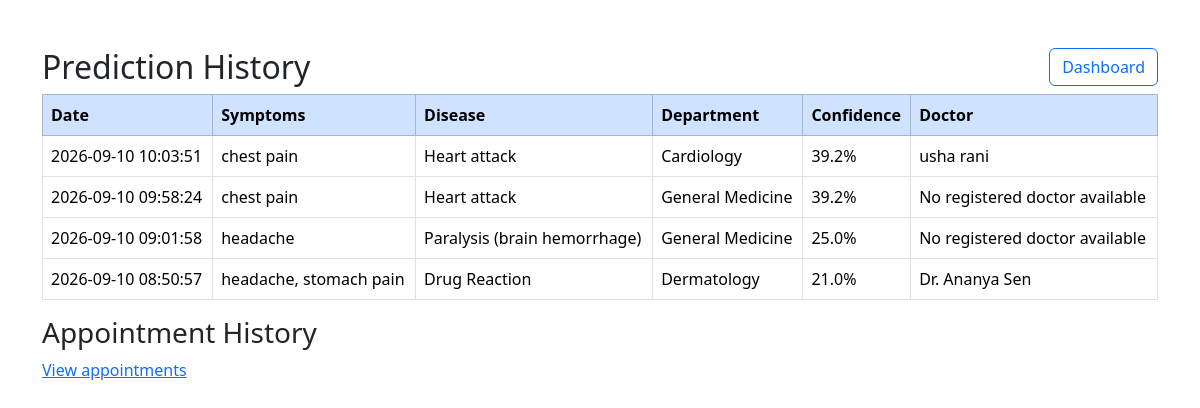
/history (signed in), run on the app's committed database.
### tables this page shows
CREATE TABLE prediction_history (id INTEGER PRIMARY KEY AUTOINCREMENT, patient_id INTEGER NOT NULL, created_at TEXT NOT NULL DEFAULT CURRENT_TIMESTAMP, symptoms TEXT NOT NULL, disease TEXT NOT NULL, confidence REAL, department TEXT NOT NULL, doctor TEXT NOT NULL, FOREIGN KEY(patient_id) REFERENCES patients(id));

### app.py (the view)
@app.route("/history")
@login_required
def history():
    with get_db() as conn: predictions = conn.execute("SELECT created_at,symptoms,disease,confidence,department,doctor FROM prediction_history WHERE patient_id=? ORDER BY datetime(created_at) DESC,id DESC", (session["patient_database_id"],)).fetchall()
    return render_template("history.html", predictions=predictions)

### app.py (called while the page is built)
def get_db():
    conn = sqlite3.connect(DATABASE_PATH, timeout=10, factory=DatabaseConnection)
    conn.row_factory = sqlite3.Row
    conn.execute("PRAGMA busy_timeout = 10000")
    return conn

def login_required(view):
    @wraps(view)
    def wrapped(*args, **kwargs):
        if "patient_id" not in session:
            flash("Please log in to access that page.", "warning")
            return redirect(url_for("login"))
        return view(*args, **kwargs)
    return wrapped

    def __exit__(self, exc_type, exc_value, traceback):
        try:
            return super().__exit__(exc_type, exc_value, traceback)
        finally:
            self.close()

### templates/history.html
<!doctype html><html><head><meta charset="utf-8"><meta name="viewport" content="width=device-width,initial-scale=1"><title>History</title><link href="https://cdn.jsdelivr.net/npm/bootstrap@5.3.3/dist/css/bootstrap.min.css" rel="stylesheet"></head><body><main class="container py-5"><a class="btn btn-outline-primary float-end" href="{{ url_for('dashboard') }}">Dashboard</a><h2>Prediction History</h2>{% if predictions %}<div class="table-responsive"><table class="table table-bordered"><thead class="table-primary"><tr><th>Date</th><th>Symptoms</th><th>Disease</th><th>Department</th><th>Confidence</th><th>Doctor</th></tr></thead><tbody>{% for item in predictions %}<tr><td>{{ item.created_at }}</td><td>{{ item.symptoms }}</td><td>{{ item.disease }}</td><td>{{ item.department }}</td><td>{{ item.confidence if item.confidence is not none else '—' }}%</td><td>{{ item.doctor }}</td></tr>{% endfor %}</tbody></table></div>{% else %}<p>No prediction history available.</p>{% endif %}<h3>Appointment History</h3><a href="{{ url_for('appointments') }}">View appointments</a></main></body></html>

### data on the page
prediction_history: created_at "2026-09-10 10:03:51", symptoms "chest pain", disease "Heart attack", department "Cardiology", confidence "39.2", doctor "usha rani"
prediction_history: created_at "2026-09-10 09:58:24", symptoms "chest pain", disease "Heart attack", department "General Medicine", confidence "39.2", doctor "No registered doctor available"
prediction_history: created_at "2026-09-10 09:01:58", symptoms "headache", disease "Paralysis (brain hemorrhage)", department "General Medicine", confidence "25.0", doctor "No registered doctor available"
prediction_history: created_at "2026-09-10 08:50:57", symptoms "headache, stomach pain", disease "Drug Reaction", department "Dermatology", confidence "21.0", doctor "Dr. Ananya Sen"
